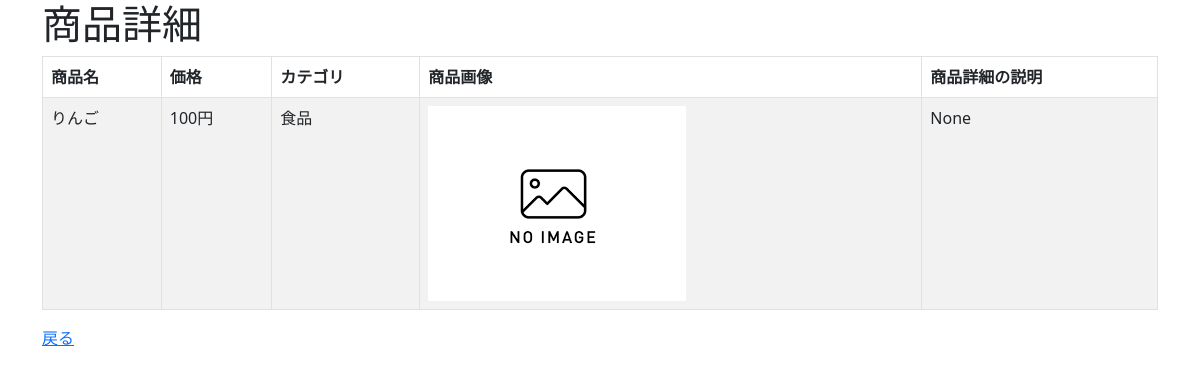
The app's page /crud/detail/1 with its own data.
### crud/models.py (models this page shows, shortened)
class Product(models.Model):
    name = models.CharField(max_length=200)
    price = models.PositiveIntegerField()
    category = models.ForeignKey(Category, on_delete=models.CASCADE)
    img = models.ImageField(blank=True, default='noImage.png')
    detail = models.TextField(blank=True, null=True)

class Category(models.Model):
    name = models.CharField(max_length=200)
    def __str__(self):
        return self.name

### crud/views.py (the view)
# urls.py: path('crud/detail/<int:pk>', views.ProductDetailView.as_view(), name="detail"),
class ProductDetailView(DetailView):
  model = Product

### crud/templates/crud/product_detail.html (shortened to what this page needs)
{% extends "base.html" %}
{% block content %}
<h1>商品詳細</h1>
<table class="table table-striped table-hover table-bordered">
  <thead>
    <tr>
      <th>商品名</th>
      <th>価格</th>
      <th>カテゴリ</th>
      <th>商品画像</th>
      <th>商品詳細の説明</th>
    </tr>
  </thead>
  <tr>
    <td>{{ product.name }}</td>
    <td>{{ product.price }}円</td>
    <td>{{ product.category }}</td>
    <td><img src ="{{ product.img.url }}" style="width:100px height:auto;"></td>
    <td>{{ product.detail }}</td>
  </tr>
</table>
<a href="{% url 'list' %}">戻る</a>
{% endblock %}

### records on screen
Product: name "りんご", price "100", category "食品", img (placeholder picture), detail "None"
